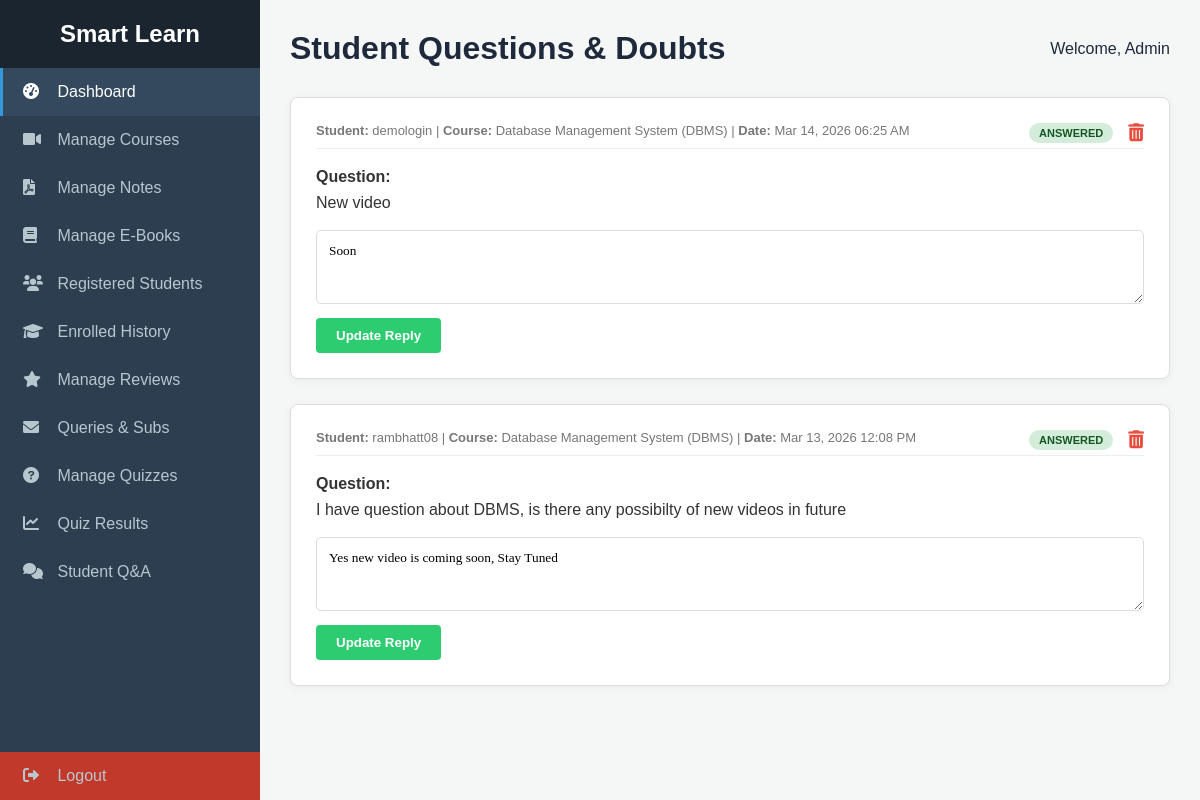
Page /admin_manage_qa.php (signed in) on the committed database.
### tables this page shows
CREATE TABLE `course_qa` (
  `id` int(11) UNSIGNED NOT NULL,
  `user_id` int(11) UNSIGNED NOT NULL,
  `course_id` int(11) UNSIGNED NOT NULL,
  `question_text` text NOT NULL,
  `admin_reply` text DEFAULT NULL,
  `status` enum('pending','answered') DEFAULT 'pending',
  `created_at` timestamp NOT NULL DEFAULT current_timestamp(),
  `replied_at` timestamp NULL DEFAULT NULL
);

CREATE TABLE `users` (
  `id` int(11) UNSIGNED NOT NULL,
  `First_Name` varchar(50) NOT NULL,
  `Last_Name` varchar(50) NOT NULL,
  `User_Name` varchar(100) NOT NULL,
  `email` varchar(100) NOT NULL,
  `password` varchar(255) NOT NULL,
  `role` varchar(20) DEFAULT 'student',
  `created_at` timestamp NOT NULL DEFAULT current_timestamp(),
  `phone` varchar(20) DEFAULT '-',
  `skill` varchar(100) DEFAULT '-',
  `bio` text DEFAULT NULL,
  `profile_pic` varchar(255) DEFAULT NULL,
  `cover_photo` varchar(255) DEFAULT NULL,
  `facebook` varchar(255) DEFAULT NULL,
  `twitter` varchar(255) DEFAULT NULL,
  `linkedin` varchar(255) DEFAULT NULL,
  `website` varchar(255) DEFAULT NULL,
  `github` varchar(255) DEFAULT NULL
);

CREATE TABLE `courses` (
  `id` int(11) UNSIGNED NOT NULL,
  `title` varchar(255) NOT NULL,
  `description` text DEFAULT NULL,
  `level` varchar(50) DEFAULT 'Beginner',
  `thumbnail` varchar(255) DEFAULT NULL,
  `total_enrolled` int(11) DEFAULT 0,
  `created_at` timestamp NOT NULL DEFAULT current_timestamp()
);

### admin_manage_qa.php (the view, shortened to what this page needs)
<?php
require 'db_connect.php';
$sql_qa = "SELECT qa.*, u.User_Name, c.title as course_title
           FROM course_qa qa
           JOIN users u ON qa.user_id = u.id
           JOIN courses c ON qa.course_id = c.id
           ORDER BY qa.status ASC, qa.created_at DESC";
$qa_res = $conn->query($sql_qa);
?>
<!DOCTYPE html>
<html lang="en">
<head>
    <link rel="stylesheet" href="style.css">
    <link rel="stylesheet" href="https://cdnjs.cloudflare.com/ajax/libs/font-awesome/6.0.0/css/all.min.css">
</head>
<body>
    <div class="sidebar">
        <h2>Smart Learn</h2>
        <a href="admin-dashboard.php" class="active"><i class="fas fa-tachometer-alt"></i> Dashboard</a>
        <a href="admin_manage_courses.php"><i class="fas fa-video"></i> Manage Courses</a>
        <a href="admin_manage_notes.php"><i class="fas fa-file-pdf"></i> Manage Notes</a>
        <a href="admin_manage_ebooks.php"><i class="fas fa-book"></i> Manage E-Books</a>
        <a href="admin_students.php"><i class="fas fa-users"></i> Registered Students</a>
        <a href="admin_enrollments.php"><i class="fas fa-graduation-cap"></i> Enrolled History</a>
        <a href="admin_reviews.php"><i class="fas fa-star"></i> Manage Reviews</a>
        <a href="admin_queries.php"><i class="fas fa-envelope"></i> Queries & Subs</a>
        <a href="admin_manage_quizzes.php"><i class="fas fa-question-circle"></i> Manage Quizzes</a>
        <a href="admin_quiz_results.php"><i class="fas fa-chart-line"></i> Quiz Results</a>
        <a href="admin_manage_qa.php"><i class="fas fa-comments"></i> Student Q&A</a>
        <a href="logout.php" style="margin-top: auto; background: #c0392b;"><i class="fas fa-sign-out-alt"></i> Logout</a>
    </div>
    <div class="main-content">
        <div class="header">
            <h1>Student Questions & Doubts</h1>
            <span>Welcome, Admin</span>
        </div>
        <?php if ($qa_res->num_rows > 0): ?>
            <?php while($row = $qa_res->fetch_assoc()): ?>
                <div class="qa-admin-card">
                    <a href="admin_manage_qa.php?delete_qa=<?php echo $row['id']; ?>"
                       class="btn-delete-admin"
                       onclick="return confirm('Delete this question permanently?')"
                       title="Delete Question">
                       <i class="fas fa-trash-alt"></i>
                    </a>
                    <span class="status-pill <?php echo ($row['status'] == 'answered') ? 'pill-answered' : 'pill-pending'; ?>">
                        <?php echo $row['status']; ?>
                    </span>
                    <div class="qa-meta">
                        <strong>Student:</strong> <?php echo htmlspecialchars($row['User_Name']); ?> |
                        <strong>Course:</strong> <?php echo htmlspecialchars($row['course_title']); ?> |
                        <strong>Date:</strong> <?php echo date('M d, Y h:i A', strtotime($row['created_at'])); ?>
                    </div>
                    <div class="student-q">
                        <strong>Question:</strong><br>
                        <?php echo nl2br(htmlspecialchars($row['question_text'])); ?>
                    </div>
                    <form action="admin_manage_qa.php" method="POST" class="reply-form">
                        <textarea name="admin_reply" rows="3" placeholder="Type your answer here..." required><?php echo htmlspecialchars($row['admin_reply']); ?></textarea>
                        <button type="submit" name="submit_reply" class="btn-reply">
                            <?php echo ($row['status'] == 'answered') ? 'Update Reply' : 'Send Answer'; ?>
                        </button>
                    </form>
                </div>
            <?php endwhile; ?>
        <?php endif; ?>
    </div>
</body>
</html>

### style.css (style rules this page uses)
:root { --primary-blue: #1d4ed8; --accent-blue: #2563eb; --bg-purple: #8b5cf6; --text-dark: #1e293b; --text-light: #64748b; --white: #ffffff; }
* { margin: 0; padding: 0; box-sizing: border-box; font-family: 'Poppins', sans-serif; }
body { background-color: #f8fafc; color: var(--text-dark); overflow-x: hidden; }
a { text-decoration: none; color: inherit; }
.sidebar { width: 250px; flex-shrink: 0; }

### admin_manage_qa.php (style rules this page uses)
body { display: flex; background: #f4f7f6; margin: 0; min-height: 100vh; font-family: 'Poppins', sans-serif; }
.sidebar { width: 260px; background: #2c3e50; color: white; display: flex; flex-direction: column; position: fixed; height: 100%; }
.sidebar h2 { text-align: center; padding: 20px 0; background: #1a252f; margin: 0; }
.sidebar a { padding: 15px 20px; color: #b8c7ce; text-decoration: none; border-left: 3px solid transparent; transition: 0.3s; }
.sidebar a:hover, .sidebar a.active { background: #34495e; color: white; border-left-color: #3498db; }
.sidebar i { margin-right: 10px; width: 20px; }
.main-content { flex: 1; margin-left: 260px; padding: 30px; }
.header { display: flex; justify-content: space-between; align-items: center; margin-bottom: 30px; }
.qa-admin-card { background: white; padding: 25px; border-radius: 8px; margin-bottom: 25px; border: 1px solid #ddd; box-shadow: 0 2px 10px rgba(0,0,0,0.05); position: relative; }
.qa-meta { font-size: 13px; color: #777; margin-bottom: 10px; padding-bottom: 10px; border-bottom: 1px solid #eee; }
.btn-delete-admin { color: #e74c3c; float: right; margin-left: 15px; font-size: 18px; transition: 0.2s; }
.student-q { font-size: 16px; color: #333; margin: 15px 0; line-height: 1.6; }
.reply-form textarea { width: 100%; padding: 12px; border: 1px solid #ddd; border-radius: 5px; font-family: 'Poppins'; margin-bottom: 10px; box-sizing: border-box; resize: vertical; }
.btn-reply { background: #2ecc71; color: white; border: none; padding: 10px 20px; border-radius: 4px; cursor: pointer; font-weight: 600; }
.status-pill { font-size: 11px; padding: 4px 10px; border-radius: 12px; float: right; font-weight: 700; text-transform: uppercase; }
.pill-answered { background: #d4edda; color: #155724; }

### rows in the picture
course_qa: status "ANSWERED", user.User_Name "demologin", course.title "Database Management System (DBMS)", created_at "Mar 14, 2026 06:25 AM", question_text "New video", admin_reply "Soon", shows "Update Reply"
course_qa: status "ANSWERED", user.User_Name "rambhatt08", course.title "Database Management System (DBMS)", created_at "Mar 13, 2026 12:08 PM", question_text "I have question about DBMS, is there any possibilty of new videos in future", admin_reply "Yes new video is coming soon, Stay Tuned", shows "Update Reply"
